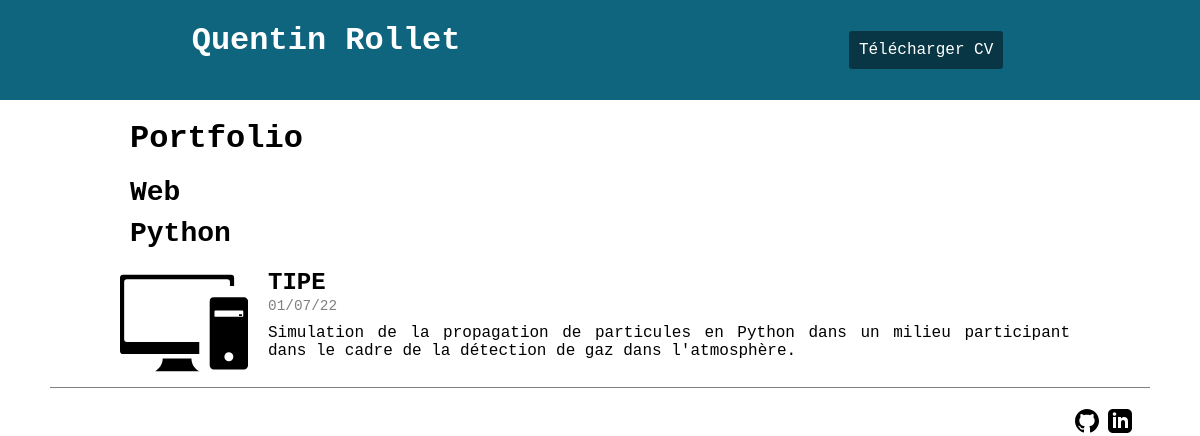
The page /portfolio/ on the database its author committed.
### main/models.py (models this page shows, shortened)
class Project(models.Model):
    class TypeOfProject(models.TextChoices):
        WEB = "Web"
        PYTHON = "Python"
        C = "C"
        JAVA = "Java"
        NEXT = "A venir"
    name = models.fields.CharField(max_length=100)
    date = models.fields.DateField()
    short_description = models.fields.TextField()
    description = models.fields.TextField()
    image_name = models.fields.CharField(default="default.svg", max_length=100)
    link = models.fields.URLField(null=True, blank=True)
    type_of_projects = models.fields.CharField(
        choices=TypeOfProject.choices, max_length=10, default="Web"
    )

### main/views.py (the view)
# urls.py: path("portfolio/", views.portfolio, name="portfolio"),
def portfolio(request):
    def build_django_list(n):
        res = ""
        for i in range(n):
            res += f"{i}"
        return res
    type_of_projects = ["Web", "Python"]
    projects = []
    for type_of_project in type_of_projects:
        projects.append(Project.objects.all().filter(type_of_projects=type_of_project))
    return render(
        request,
        "main/portfolio.html",
        {
            "projects": projects,
            "type_of_projects": type_of_projects,
            "list": build_django_list(len(type_of_projects)),
        },
    )

### main/templatetags/template.py (called while the page is built)
@register.filter
def index(list, i):
    return(list[i])

### main/templates/main/portfolio.html
{% extends 'main/base.html' %}
{% load static %}
{% load template %}
{% block content %}
<h1>Portfolio</h1>
{% for k in list %}
    <div>
        <h2>{{ type_of_projects|index:forloop.counter0 }}</h2>
        {% for project in projects|index:forloop.counter0 %}
            <div class="project">
                <a href="{% url 'projet' project.id %}">
                    <img src="{% static 'main/images/'|add:project.image_name %}" alt="project image">
                    <div>
                        <div>
                            <h3>{{ project.name }}</h3>
                            <p class="date">{{ project.date|date:"d/m/y" }}</p>
                        </div>
                        <p class="short_description">{{ project.short_description }}</p>
                    </div>
                </a>
            </div>
        {% endfor %}
    </div>
{% endfor %}
{% endblock content %}

### main/templates/main/base.html (shortened to what this page needs)
<!DOCTYPE html>
{% load static %}
<html lang="fr">
<head>
    <link rel="stylesheet" href="{% static 'main/styles.css' %}" />
    <link rel="stylesheet" type="text/css" href="{% static 'main/cv.css' %}" media="screen">
    <link rel="stylesheet" type="text/css" href="{% static 'main/cv_printer.css' %}" media="print">
</head>
<body>
    <header>
        <h1>Quentin Rollet</h1>
        <a href="{% static 'main/downloads/CV.pdf' %}" download="CV_Quentin_Rollet.pdf" class="button">Télécharger CV</a>
    </header>
    <main>
        {% block content %}{% endblock %}
    </main>
    <footer>
        <div id="reseaux">
            <ul>
                <a href="https://github.com/RolletQuentin"><li id="GitHub"></li></a>
                <a href="https://www.linkedin.com/in/quentin-rollet-4730a41b0"><li id="LinkedIn"></li></a>
            </ul>
        </div>
    </footer>
</body>
</html>

### main/static/main/styles.css (style rules this page uses)
* { --font-color: black; --main-bg-color: #10657e; }
body, div, dl, dt, dd, ul, ol, li, h1, h2, h3, h4, h5, h6, pre, form, fieldset, input, textarea, p, blockquote, th, td { margin: 0; padding: 0; }
a, a:hover, a:visited { text-decoration: none; color: var(--font-color) }
fieldset, img { border: 0; }
ol, ul { list-style: none; }
h1, h2, h3, h4, h5, h6 { font-size: 100%; font-weight: normal; }
header { display: flex; justify-content: space-around; align-items: center; height: 100px; background-color: var(--main-bg-color); }
header h1 { color: white; font-size: 2em; margin-top: 0px; }
footer { position: relative; width: 90%; padding: 10px; margin: auto; border-top: 1px grey solid; }
footer ul { position: absolute; right: 0; display: flex; flex-direction: row; }
footer li { list-style-position: inside; padding: 1px; }
footer a, footer a:hover, footer a:visited { text-decoration: none; }
#GitHub { list-style-image: url("icons/github.svg"); list-style-type: circle; }
#LinkedIn { list-style-image: url("icons/linkedin.svg"); }
body { font-family: 'Courier New', Courier, monospace; font-size: 1em; text-align: justify; }
main { margin: auto; width: 80%; }
h1 { margin: 20px 10px 20px 10px; font-weight: bold; font-size: 2em; }
h2 { margin: 10px; font-weight: bold; font-size: 1.75em; }
h3 { margin: 10px; font-weight: bold; font-size: 1.50em; }
p { padding: 10px; }
ul { padding: 10px; }
li { padding: 2px 0px 2px 0px; }
.button, .button:visited { display: block; background-color: #093644; color: white; margin: 15px; padding: 10px; border-radius: 3px; transition: 0.2s; }
.project img { width: 128px; height: 128px; }
.project a { display: flex; width: 100%; margin: auto; }
.project a>div { margin-left: 10px; }
.project { border-bottom: solid 1px black; }
.project:last-of-type { border-bottom: 0px; }
.project h3 { margin-bottom: 2px; }
.date { padding: 0px; padding-left: 10px; font-size: 0.9em; color: grey; }

### main/static/main/cv.css (style rules this page uses)
* { --main-bg-color: #10657e; }

### main/static/main/cv_printer.css (style rules this page uses)
* { --main-bg-color: #10657e; }
body { height: 1122px; font-family: 'Courier New', Courier, monospace; text-align: justify; font-size: 11pt; }
h1 { font-weight: bold; font-size: 1.25em; text-transform: uppercase; padding-bottom: 0.5em; }
header { display: none; }
footer { display: none; }

### rows shown on the page
Project: image_name (placeholder picture), name "TIPE", date "01/07/22", short_description "Simulation de la propagation de particules en Python dans un milieu participant dans le cadre de la détection de gaz dans l'atmosphère."

### other values the page prints
{{ type_of_projects|index:forloop.counter0 }} "Web" "Python"
